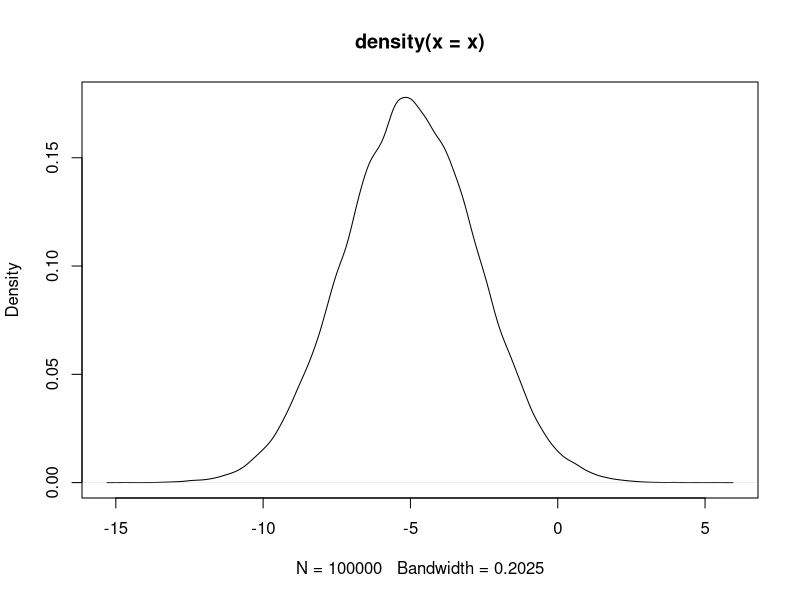
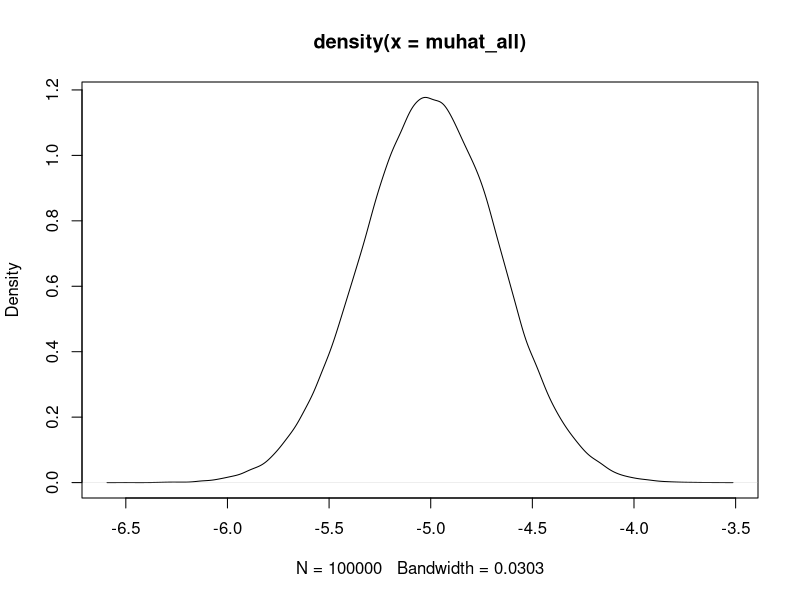
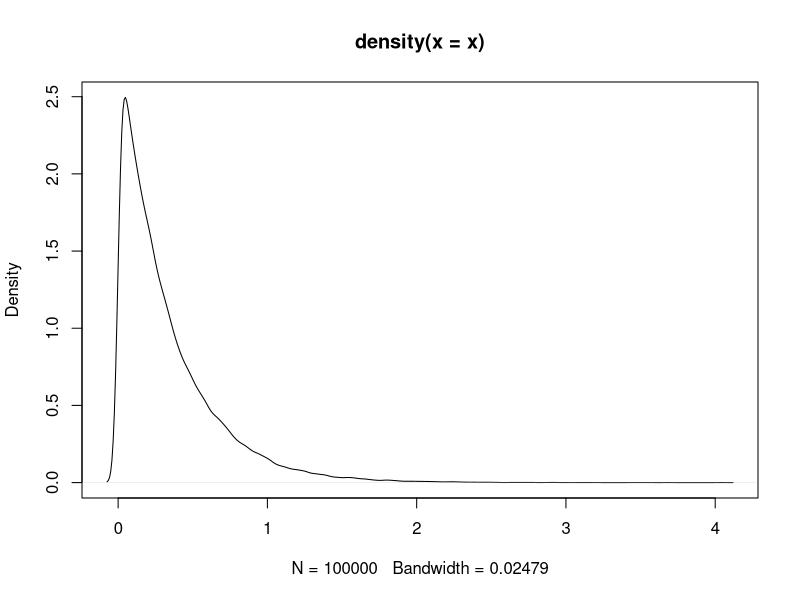
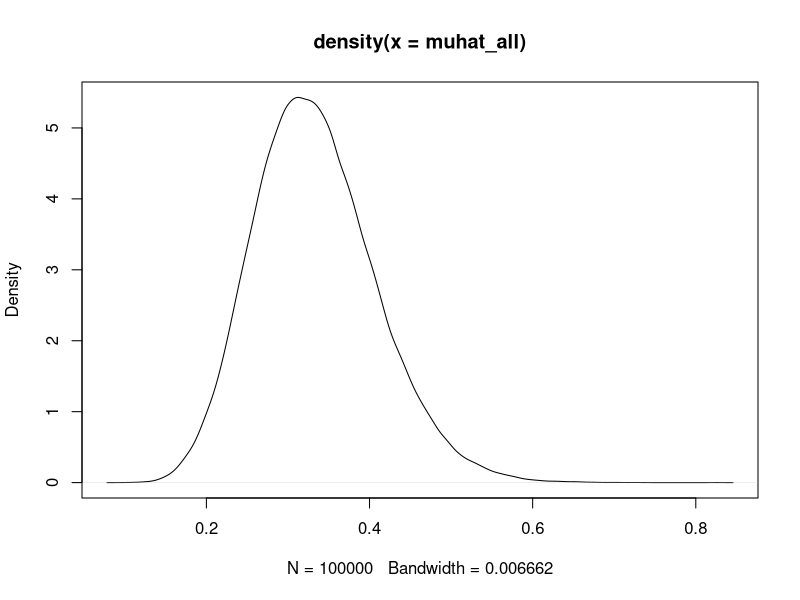
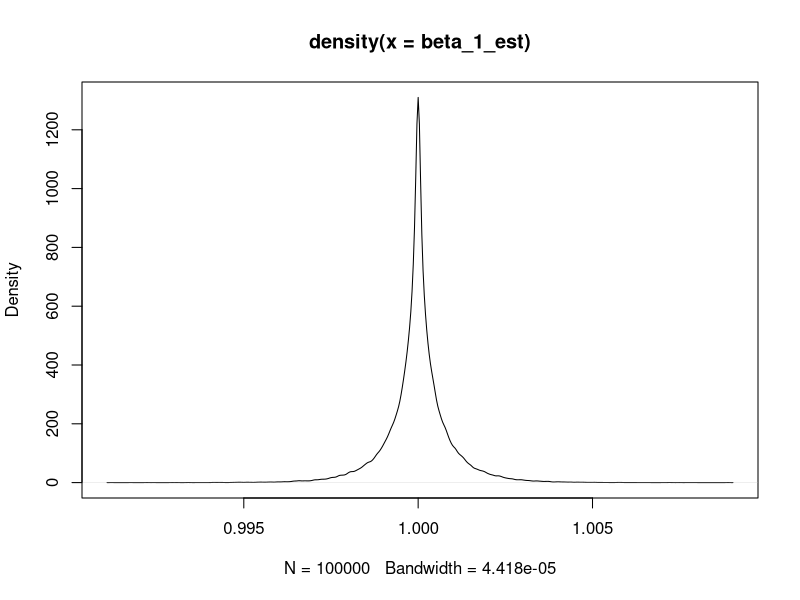
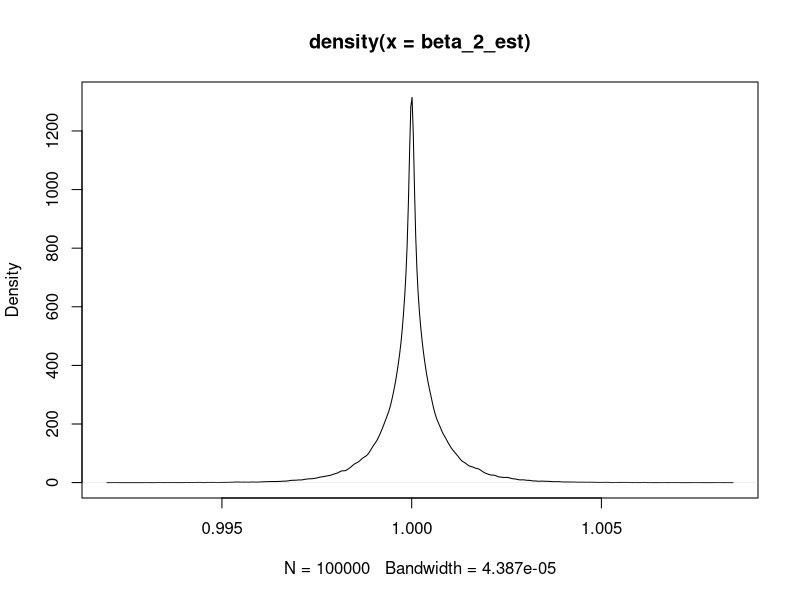

Write the R code that produced these figures, in order.
## ---- chunk 1
x = as.matrix(c(-5, -3, -1, 0 , 2, 4))
norm1 <- norm(x, type = "1")
norm2 <- norm(x, type = "2")
norminf <- norm(x, type = "I")
cat(" 1-Norm: ", norm1, "\n",
    "2-Norm: ", norm2, "\n",
    "Inf-Norm: ", norminf)
## ---- chunk 2
x = rnorm(100000, mean = -5, sd = 2.25)
meanx <- mean(x)
sdx <- sd(x)
cat(" Mean:", meanx, "\n",
    "SD: ", sdx)
## ---- chunk 3
plot(density(x))
## ---- chunk 4
numsamp = 100000
muhat_all = matrix(0,nrow = numsamp,ncol = 1)
for (i in 1:numsamp){
  x = rnorm(20,mean=-5,sd=1.5)
  muhat_all[i] = mean(x)
}
mean_muhat_all <- mean(muhat_all)
var_muhat_all <- var(muhat_all)
cat(" E[mu_bar]:", -5, "\n",
    "Mean_Sim: ", mean_muhat_all, "\n", "\n",
    "Var(mu_bar):", 2.25 / 20, "\n",
    "Var_Sim:", var_muhat_all, "\n")
## ---- chunk 5
plot(density(muhat_all))
## ---- chunk 6
x = rexp(100000, rate = 3)
meanx <- mean(x)
varx <- var(x)
cat(" E[x]:", 1/3, "\n",
    "Sample Mean: ", meanx, "\n", "\n",
    "Var(x):", 1/(3)^2, "\n",
    "Sample Var:", varx)
## ---- chunk 7
plot(density(x))
## ---- chunk 8
numsamp = 100000
muhat_all = matrix(0,nrow = numsamp,ncol = 1)
for (i in 1:numsamp){
  x = rexp(20, rate = 3)
  muhat_all[i] = mean(x)
}
mean_muhat_all <- mean(muhat_all)
var_muhat_all <- var(muhat_all)
cat(" E[mu_bar]:", 1/3, "\n",
    "Mean_Sim: ", mean_muhat_all, "\n", "\n",
    "Var(mu_bar):", (1/(3^2))/20, "\n",
    "Var_Sim:", var_muhat_all, "\n")
## ---- chunk 9
plot(density(muhat_all))
## ---- chunk 10
options(scipen=999)
beta1 = 1
beta2 = 1
sigma2 = 10
n = 50
a = 0.5
numsamp = 100000
x1_sample_var = matrix(0,nrow = numsamp,ncol = 1)
x2_sample_var = matrix(0,nrow = numsamp,ncol = 1)
x1_x2_sample_cov = matrix(0,nrow = numsamp,ncol = 1)
beta_1_est = matrix(0,nrow = numsamp,ncol = 1)
beta_2_est = matrix(0,nrow = numsamp,ncol = 1)
for (i in 1:numsamp){
  x1 = rnorm(n, mean = 0, sd = 1)
  eta = rnorm(n, mean = 0, sd = sqrt(a))
  x2 = (sqrt(1 - a)*x1) + eta
  e = rnorm(1, 0, sigma2)
  x1_sample_var[i] = var(x1)
  x2_sample_var[i] = var(x2)
  x1_x2_sample_cov[i] = cov(x1, x2)
  beta_1_est[i] = 1 + solve(n*var(x1))*mean(x1)*e
  beta_2_est[i] = 1 + solve(n*var(x2))*mean(x2)*e
}
mean_x1_sample_var = mean(x1_sample_var)
mean_x2_sample_var = mean(x2_sample_var)
mean_x1_x2_sample_cov = mean(x1_x2_sample_cov)
var_b1_inv = sigma2*n*mean_x1_sample_var
var_b2_inv = sigma2*n*mean_x2_sample_var
cov_b1_b2_inv = sigma2*n*mean_x1_x2_sample_cov
cov_b2_b1_inv = sigma2*n*mean_x1_x2_sample_cov
var_b_inv <- as.matrix(cbind(c(var_b1_inv, cov_b1_b2_inv), c(cov_b2_b1_inv, var_b2_inv)))
var_b <- solve(var_b_inv)
var_b_inv
var_b
## ---- chunk 11
options(scipen=999)
beta1 = 1
beta2 = 1
sigma2 = 10
n = 500
a = 0.5
numsamp = 100000
x1_sample_var = matrix(0,nrow = numsamp,ncol = 1)
x2_sample_var = matrix(0,nrow = numsamp,ncol = 1)
x1_x2_sample_cov = matrix(0,nrow = numsamp,ncol = 1)
beta_1_est = matrix(0,nrow = numsamp,ncol = 1)
beta_2_est = matrix(0,nrow = numsamp,ncol = 1)
for (i in 1:numsamp){
  x1 = rnorm(n, mean = 0, sd = 1)
  eta = rnorm(n, mean = 0, sd = sqrt(a))
  x2 = (sqrt(1 - a)*x1) + eta
  e = rnorm(1, 0, sigma2)
  x1_sample_var[i] = var(x1)
  x2_sample_var[i] = var(x2)
  x1_x2_sample_cov[i] = cov(x1, x2)
  beta_1_est[i] = 1 + solve(n*var(x1))*mean(x1)*e
  beta_2_est[i] = 1 + solve(n*var(x2))*mean(x2)*e
}
mean_x1_sample_var = mean(x1_sample_var)
mean_x2_sample_var = mean(x2_sample_var)
mean_x1_x2_sample_cov = mean(x1_x2_sample_cov)
var_b1_inv = sigma2*n*mean_x1_sample_var
var_b2_inv = sigma2*n*mean_x2_sample_var
cov_b1_b2_inv = sigma2*n*mean_x1_x2_sample_cov
cov_b2_b1_inv = sigma2*n*mean_x1_x2_sample_cov
var_b_inv <- as.matrix(cbind(c(var_b1_inv, cov_b1_b2_inv), c(cov_b2_b1_inv, var_b2_inv)))
var_b <- solve(var_b_inv)
var_b_inv
var_b
## ---- chunk 12
print(plot(density(beta_1_est)))
print(plot(density(beta_2_est)))
